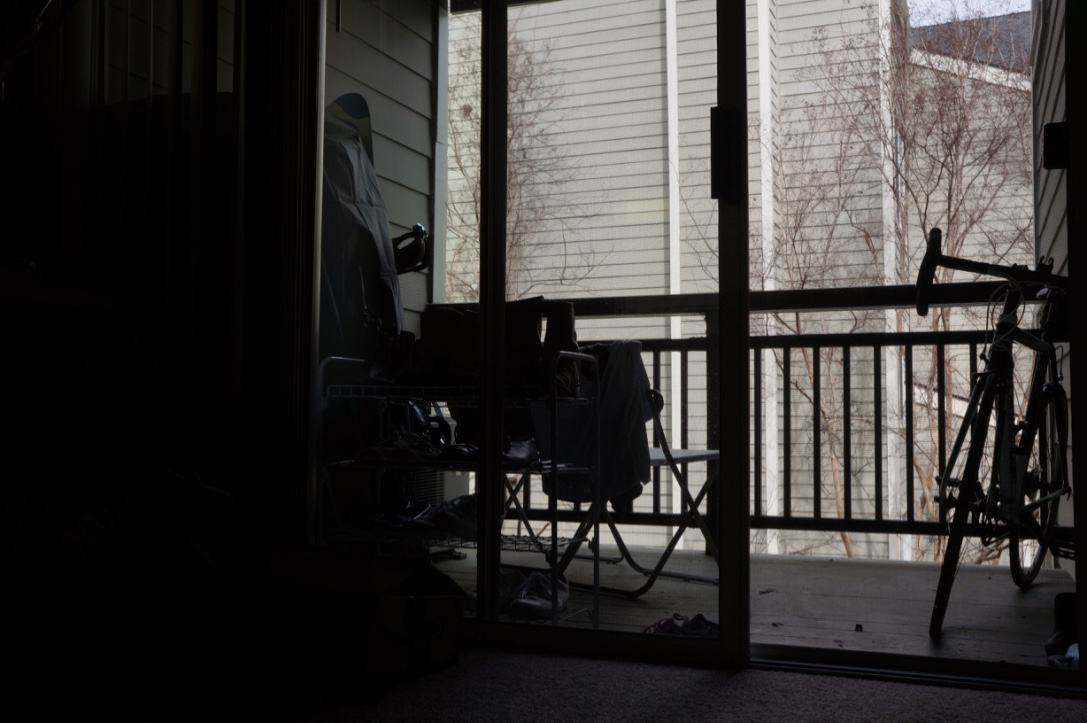
#> input picture hdr/sample2-01.jpg, 1087 x 723 px, found by its file name
$ jupyter execute --allow-errors HDR.ipynb
#> lines starting #> are read from the running program, lines starting #| are printed output that depends on the picture
[cell 1]
import cv2
import numpy as np
import matplotlib.pyplot as plt

[cell 2]
def readImagesAndTimes():

  times = np.array([ 1/30.0, 0.25, 2.5, 15.0 ], dtype=np.float32)

  filenames = ["sample2-01.jpg", "sample2-01.jpg", "sample2-01.jpg", "sample2-01.jpg"]

  images = []
  for filename in filenames:
    im = cv2.imread(filename)
    images.append(im)

  return images, times

[cell 3]
img1 = cv2.imread("C:/Users/cnsl/Documents/COMPUTER VISION/High Dynamic Range (HDR)/HDR/sample2-01.jpg")
#> img1 is the input picture: shape (723, 1087, 3); mean B, G, R 50.9, 52.5, 54.7
img4 = cv2.imread("C:/Users/cnsl/Documents/COMPUTER VISION/High Dynamic Range (HDR)/HDR/sample2-04.jpg")
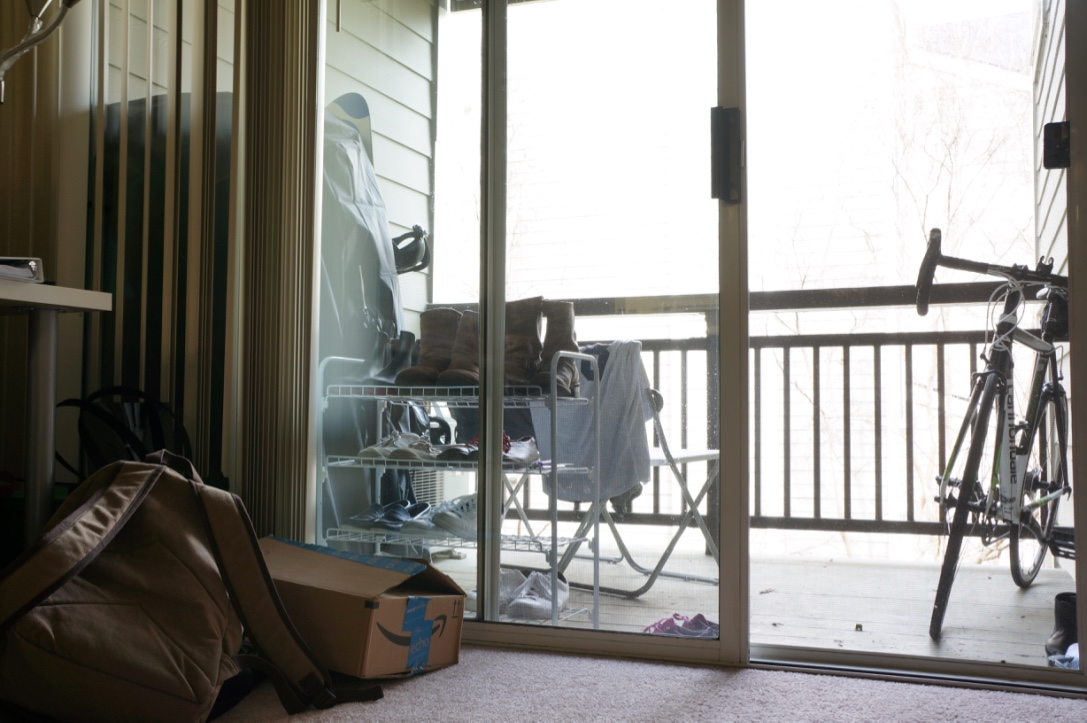
#> input picture hdr/sample2-04.jpg, 1087 x 723 px, found by its file name
#> img4 is the input picture: shape (723, 1087, 3); mean B, G, R 134.5, 138.7, 140.4
fig = plt.figure() #for displaying parallel image
fig.add_subplot(1,2,1)
plt.imshow(cv2.cvtColor(img1, cv2.COLOR_BGR2RGB))
fig.add_subplot(1,2,2)
plt.imshow(cv2.cvtColor(img4, cv2.COLOR_BGR2RGB))
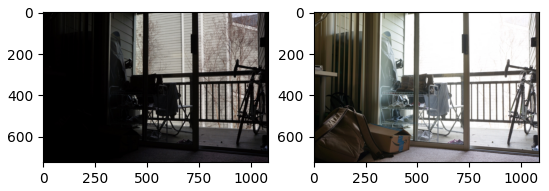
#> figure drawn by matplotlib, 2 panels
#> `hdrDebevec = mergeDebevec.process(images, times, responseDebevec)`: hdrDebevec: shape (723, 1087, 3) float32; 58.73% of the values are NaN or infinite; the others: min 0, max 1.08e+35, mean 2.17e+32

#> (a cell that did not finish here is left out)
